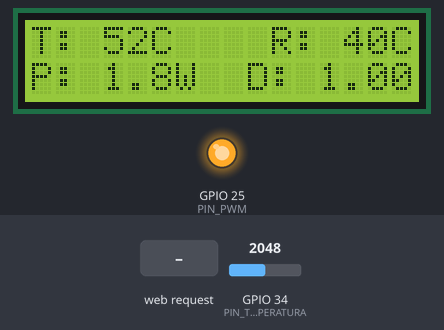
Simulated run of this program. Board: ESP32. On the bench: 16×2 character LCD, output pins drawn as LEDs (lit = HIGH). Inputs (shaded band) come from the test bench; at power-on: GPIO 34 (PIN_TEMPERATURA) = 2048 (analog values on the 0–4095 scale). What the program prints to the serial monitor is not drawn.

Above: at 1.2 s.
1.3 s: HTTP request GET /update?tref=120 received
At 2.2 s:
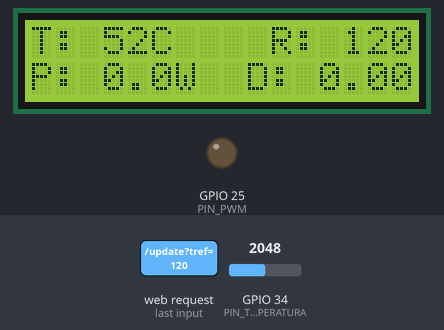
3.0 s: HTTP request GET /update?kp=0 received
At 3.15 s:
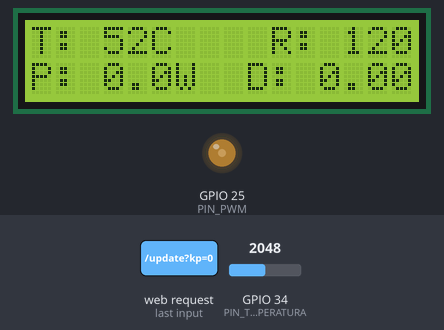
4.7 s: GPIO 34 (PIN_TEMPERATURA) set to 3373
At 6.1 s:
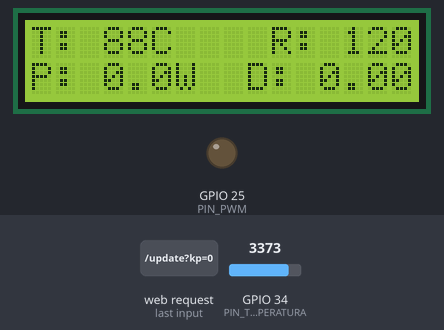
6.5 s: GPIO 34 (PIN_TEMPERATURA) set to 3476
At 7.6 s:
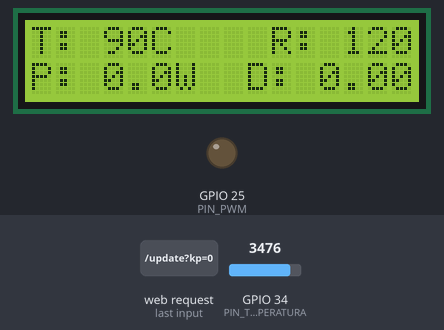
8.1 s: HTTP request GET /update?ki=0 received
At 9.7 s:
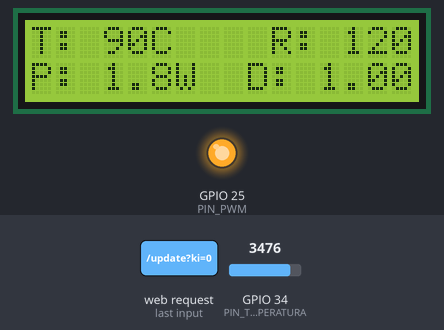
10.0 s: HTTP request GET /update?tref=1 received
At 11.1 s:
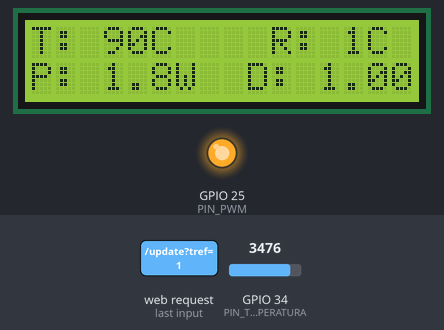
Timing chart, 0 to 12.5 s (numbered marks = the images above; inputs shaded):
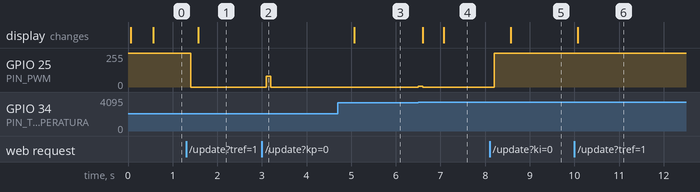

The program:

main.cpp
```cpp
#include <Arduino.h>
#include <LiquidCrystal.h>
#include <WiFi.h>
#include <WebServer.h>
#include "soc/soc.h"            // apaga protección brownout
#include "soc/rtc_cntl_reg.h"

// PARAMETROS CONFIGURABLES

// --- Pins ---
const int PIN_TEMPERATURA = 34;
const int PIN_PWM  = 25;       // **
const int PIN_RS = 23;
const int PIN_EN = 21;
const int PIN_D4 = 19;
const int PIN_D5 = 18;
const int PIN_D6 = 27;
const int PIN_D7 = 26;

// --- LCD (16x2, 4-bits) ---
const uint8_t LCD_COLS = 16;
const uint8_t LCD_ROWS = 2;
// Usamos la librería LiquidCrystal:
LiquidCrystal lcd(PIN_RS, PIN_EN, PIN_D4, PIN_D5, PIN_D6, PIN_D7);

// --- Tiempo para interrupts en [ms] ---
const uint32_t Ts_ms = 100;         // Muestreo
const uint32_t Tlcd_ms = 500;       // Pantalla LCD

// --- Ganancias del controlador PI ---
float Kp         = 1.0f;
float Ki         = 0.1f;
float referencia = 40.0f;

// --- PWM ---
const uint32_t PWM_FREQ       = 10000;  // Frecuencia [Hz]
const uint8_t  PWM_RESOLUTION = 12;

// --- Potencia ---
const float POTENCIA_MAX_W = 1.8f;    // Lo medimos experimentalmente

// --- Puerto serial ---
const uint32_t BAUD_RATE = 115200;     // Para monitorear desde computadora por serial

// --- WiFi Access Point + servidor web (core 0) ---
const char* AP_SSID     = "ESP32_ACCESS_POINT";
const char* AP_PASSWORD = "pass123456";

// --- Tareas para core0 ---
// LCD
const uint32_t LCD_TASK_STACK    = 4096;  // Cuanto espacio ocupa en la memoria [bytes]
const UBaseType_t LCD_TASK_PRIO  = 1;     // Prioridad
const BaseType_t LCD_TASK_CORE   = 0;     // Core
// Página web
const uint32_t WEB_TASK_STACK    = 8192;
const UBaseType_t WEB_TASK_PRIO  = 1;
const BaseType_t WEB_TASK_CORE   = 0;


// ESTADOS

// --- Estados basado en los parámetros anteriores ---
hw_timer_t *timer    = nullptr;     // Control timer (Ts) **
WebServer server(80);

volatile bool sampleFlag = false;   // Set by the control timer ISR, cleared in loop()

float integral = 0.0f;
bool reiniciarIntegral = false;

// Datos compartidos entre cores gracias al portMUX
float ultimaTemperatura = 0.0f;
float ultimoDuty        = 0.0f;
static portMUX_TYPE datosMux = portMUX_INITIALIZER_UNLOCKED;   // ++


// FUNCIONES

// Timer ISR (Interrupt Service Routine): levanta un Flag
void IRAM_ATTR onTimer() {
  sampleFlag = true;
}

// Conversión voltage a temperatura
float voltageToTemperature(float voltage) {
  float v_med = 2.73f + (voltage - 0.1f) * (3.73f - 2.73f) / 2.99f;  // fórmula basada en nuestra implementación
  return v_med * 100.0f - 273.0f;
}

const float Ts = Ts_ms / 1000.0f;   // Sampling time [s], used by the integrator
// Controlador PI, satura en [0, 1] y tiene anti-windup
float controladorPI(float temperatura, float kp, float ki, float ref) {
  float error = ref - temperatura;

  float integralCandidate = integral + error * Ts;
  float u = kp * error + ki * integralCandidate;

  if (u > 1.0f) {
    u = 1.0f;
    if (error < 0.0f) integral = integralCandidate;   // only allow unwinding
  } else if (u < 0.0f) {
    u = 0.0f;
    if (error > 0.0f) integral = integralCandidate;   // only allow unwinding
  } else {
    integral = integralCandidate;
  }
  return u;
}

// Recibe duty cycle en [0, 1] y lo escribe al pin de PWM
void setDutyCycle(float duty) {
  // Limites entre 0 y 1
  if (duty > 1.0f) duty = 1.0f;
  if (duty < 0.0f) duty = 0.0f;

  const uint32_t maxDuty = (1UL << PWM_RESOLUTION) - 1;      // **
  uint32_t dutyCounts = (uint32_t)(duty * maxDuty + 0.5f);

  ledcWrite(PIN_PWM, dutyCounts);
}

// --- LCD ---

// Inicializa el LCD
void lcd_init() {
  lcd.begin(LCD_COLS, LCD_ROWS);    // default charsize es LCD_5x8DOTS
  lcd.clear();
  lcd.print("Hola Pau :)");
}

// Actualiza valores en pantalla
void lcd_display(float temperatura, float referencia, float duty) {
  float potencia = duty * POTENCIA_MAX_W;

  char campo[LCD_COLS + 1];
  char linea[LCD_COLS + 1];

  // Sobreescribimos con padding y no usamos clear
  snprintf(campo, sizeof(campo), "T: %ldC", lroundf(temperatura));
  snprintf(linea, sizeof(linea), "%-10sR: %ldC", campo, lroundf(referencia));
  lcd.setCursor(0, 0);
  lcd.printf("%-*s", LCD_COLS, linea);

  snprintf(campo, sizeof(campo), "P: %.1fW", potencia);
  snprintf(linea, sizeof(linea), "%-9sD: %.2f", campo, duty);
  lcd.setCursor(0, 1);
  lcd.printf("%-*s", LCD_COLS, linea);
}

// Task LCD
void lcdTask(void *pvParameters) {
  lcd_init();

  TickType_t ultimoDespertar = xTaskGetTickCount();
  for (;;) {
    vTaskDelayUntil(&ultimoDespertar, pdMS_TO_TICKS(Tlcd_ms));

    // copiamos los valores compartidos dentro del spinlock (sección crítica corta)
    taskENTER_CRITICAL(&datosMux);
    float temperatura = ultimaTemperatura;
    float duty        = ultimoDuty;
    float ref         = referencia;
    taskEXIT_CRITICAL(&datosMux);

    lcd_display(temperatura, ref, duty);
  }
}

// --- Página web ---

const char index_html[] PROGMEM = R"rawliteral(
<!DOCTYPE HTML><html>
<head>
  <title>Linn y Pau Controlador PI</title>
  <meta name="viewport" content="width=device-width, initial-scale=1">
  <link rel="icon" href="data:,">
  <style>
    html {font-family: Arial; text-align: center;}
    body {max-width: 600px; margin: 0px auto; padding-bottom: 25px;}
    h2 {font-size: 2.2rem;}
    label {display: block; font-size: 1.6rem; margin-top: 18px;}
    input {font-size: 1.6rem; width: 180px; padding: 6px; text-align: center;}
    button {font-size: 1.6rem; margin-top: 28px; padding: 10px 30px;}
    #status {font-size: 1.2rem; margin-top: 16px; color: #006600;}
    #datos {margin-top: 30px; border-top: 1px solid #ccc; padding-top: 10px;}
    .dato {font-size: 1.6rem; margin-top: 12px;}
    .dato span {font-weight: bold;}
  </style>
</head>
<body>
  <h2>Controlador PI :)</h2>

  <label>Kp:</label>
  <input type="number" step="any" id="kp" value="%KP%">

  <label>Ki:</label>
  <input type="number" step="any" id="ki" value="%KI%">

  <label>T_ref:</label>
  <input type="number" step="any" id="tref" value="%TREF%">

  <br>
  <button onclick="sendValues()">Actualizar</button>
  <div id="status"></div>

  <div id="datos">
    <div class="dato">Temperatura: <span id="temp">--</span> &deg;C</div>
    <div class="dato">Potencia: <span id="pot">--</span> W</div>
    <div class="dato">Duty cycle: <span id="duty">--</span></div>
  </div>

<script>
// Asks the ESP32 for the latest values every 500 ms and shows them
function actualizarDatos() {
  var xhr = new XMLHttpRequest();
  xhr.onload = function() {
    var d = JSON.parse(xhr.responseText);
    document.getElementById("temp").innerText = d.temp.toFixed(2);
    document.getElementById("pot").innerText  = d.pot.toFixed(2);
    document.getElementById("duty").innerText = d.duty.toFixed(3);
  };
  xhr.open("GET", "/datos", true);
  xhr.send();
}
setInterval(actualizarDatos, 500);
actualizarDatos();

function sendValues() {
  var kp   = document.getElementById("kp").value;
  var ki   = document.getElementById("ki").value;
  var tref = document.getElementById("tref").value;

  var xhr = new XMLHttpRequest();
  xhr.onload = function() {
    document.getElementById("status").innerText = "Wena";
  };
  xhr.open("GET", "/update?kp=" + kp + "&ki=" + ki + "&tref=" + tref, true);
  xhr.send();
}
</script>
</body>
</html>
)rawliteral";

// Mandamos la página
void handleRoot() {
  taskENTER_CRITICAL(&datosMux);
  float kp = Kp, ki = Ki, ref = referencia;
  taskEXIT_CRITICAL(&datosMux);

  String page = FPSTR(index_html);
  page.replace("%KP%",   String(kp, 3));
  page.replace("%KI%",   String(ki, 3));
  page.replace("%TREF%", String(ref, 3));
  server.send(200, "text/html", page);
}

// Se ejecuta cuando la página envía /update?kp=...&ki=...&tref=...
void handleUpdate() {
  bool hayKp  = server.hasArg("kp");
  bool hayKi  = server.hasArg("ki");
  bool hayRef = server.hasArg("tref");
  float kp  = hayKp  ? server.arg("kp").toFloat()   : 0.0f;
  float ki  = hayKi  ? server.arg("ki").toFloat()   : 0.0f;
  float ref = hayRef ? server.arg("tref").toFloat() : 0.0f;

  taskENTER_CRITICAL(&datosMux);
  if (hayKp)  Kp         = kp;
  if (hayKi)  Ki         = ki;
  if (hayRef && ref != referencia) {
    referencia = ref;
    reiniciarIntegral = true;         // para reiciniciar la integración
  }
  kp = Kp; ki = Ki; ref = referencia;
  taskEXIT_CRITICAL(&datosMux);

  // Imprimimos por puerto serial
  Serial.printf("# Kp = %.3f | Ki = %.3f | T_ref = %.2f\n", kp, ki, ref);

  server.send(200, "text/plain", "OK");
}

// Se ejecuta cada 500 ms: emvia temperatura, potencia y duty como JSON
void handleDatos() {
  taskENTER_CRITICAL(&datosMux);
  float temperatura = ultimaTemperatura;
  float duty        = ultimoDuty;
  taskEXIT_CRITICAL(&datosMux);

  float potencia = (1.0f - duty) * POTENCIA_MAX_W;

  char json[96];
  snprintf(json, sizeof(json), "{\"temp\":%.2f,\"pot\":%.3f,\"duty\":%.4f}",
           temperatura, potencia, duty);
  server.send(200, "application/json", json);
}

// Task de la página web en core 0
void webTask(void *pvParameters) {
  WiFi.mode(WIFI_AP);
  WiFi.setTxPower(WIFI_POWER_8_5dBm);   // disminuimos un poco el poder (para evitar brownout)
  WiFi.softAP(AP_SSID, AP_PASSWORD);
  WiFi.setTxPower(WIFI_POWER_8_5dBm);   // de nuevo por redundancia
  Serial.print("# AP IP address: ");
  Serial.println(WiFi.softAPIP());

  server.on("/", handleRoot);
  server.on("/update", handleUpdate);
  server.on("/datos", handleDatos);
  server.begin();
  Serial.println("# HTTP server started");

  for (;;) {
    server.handleClient();          // responer request de la página web
    vTaskDelay(pdMS_TO_TICKS(2));   // pausa por 2 ms
  }
}


// SETUP / INICIALIZACIÓN

void setup() {
  WRITE_PERI_REG(RTC_CNTL_BROWN_OUT_REG, 0);   // apagamos la protección de brownout
  Serial.begin(BAUD_RATE);

  analogReadResolution(12);
  analogSetPinAttenuation(PIN_TEMPERATURA, ADC_11db);  // pin con atenuación

  ledcAttach(PIN_PWM, PWM_FREQ, PWM_RESOLUTION);
  setDutyCycle(1.0f);   // Inicialmente 1

  // LCD en core 0 (la tarea inicializa y refresca el LCD)
  xTaskCreatePinnedToCore(
    lcdTask,         /* Task function */
    "LCD",           /* Name of task */
    LCD_TASK_STACK,  /* Stack size of task */
    nullptr,         /* Parameter of the task */
    LCD_TASK_PRIO,   /* Priority of the task */
    nullptr,         /* Task handle (not needed) */
    LCD_TASK_CORE    /* Pin task to core 0 */
  );

  // WiFi + servidor web en core 0
  xTaskCreatePinnedToCore(
    webTask,
    "Web",
    WEB_TASK_STACK,
    nullptr,
    WEB_TASK_PRIO,
    nullptr,
    WEB_TASK_CORE
  );

  // Control y medición en core 1 (loop() corre en core 1)
  // Inicialización de timers
  timer = timerBegin(1000000);                       // 1 MHz -> 1 tick = 1 us
  timerAttachInterrupt(timer, &onTimer);
  timerAlarm(timer, Ts_ms * 1000, true, 0);
}


// LOOP (core 1): medición y control

void loop() {
  // --- Lazo de control (cada Ts) ---
  if (sampleFlag) {
    sampleFlag = false;

    // tiempo entre muestras del controlador, medido con millis()
    static unsigned long tAnterior = 0;
    unsigned long t  = millis();
    unsigned long dt = (tAnterior == 0) ? Ts_ms : t - tAnterior;
    tAnterior = t;

    // (1) lee voltaje
    float voltage     = analogReadMilliVolts(PIN_TEMPERATURA) / 1000.0f;
    // (2) lo convierte a temperatura
    float temperatura = voltageToTemperature(voltage);
    // (3) el controlador genera un duty cycle (con los parámetros actuales de la página web)
    taskENTER_CRITICAL(&datosMux);
    float kp = Kp, ki = Ki, ref = referencia;
    bool reiniciar = reiniciarIntegral;
    reiniciarIntegral = false;
    taskEXIT_CRITICAL(&datosMux);
    if (reiniciar) integral = 0.0f;   // Reseteo de la integral
    float duty        = 1.0f - controladorPI(temperatura, kp, ki, ref);
    // (4) la PWM se actualiza con el nuevo dutycycle
    setDutyCycle(duty);
    // (5) imprimimos por consola serial el tiempo entre muestras [ms]
    Serial.println(dt);

    // guardamos los últimos valores para el LCD (core 0)
    taskENTER_CRITICAL(&datosMux);
    ultimaTemperatura = temperatura;
    ultimoDuty        = duty;
    taskEXIT_CRITICAL(&datosMux);
  }
}
```

Measured:
- after the input at 1.3 s, GPIO 25 (PIN_PWM): 255/255 → 0/255 after 0.10 s; the display: changes after 0.27 s (image 1)
- after the input at 3.0 s, GPIO 25 (PIN_PWM): 0/255 → 81/255 after 0.10 s, → 0/255 0.10 s later
- after the input at 4.7 s, the display: changes after 0.37 s (image 3)
- after the input at 6.5 s, GPIO 25 (PIN_PWM): 0/255 → 6/255 at once, → 0/255 0.10 s later; the display: first changes after 0.10 s (image 4 shows a later state)
- after the input at 8.1 s, GPIO 25 (PIN_PWM): 0/255 → 255/255 after 0.10 s; the display: changes after 0.47 s (image 5)
- after the input at 10.0 s, the display: changes after 0.07 s (image 6)
